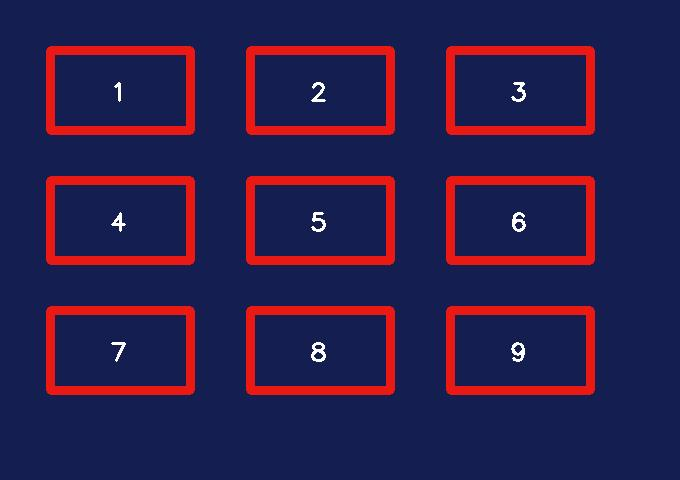
#> input picture .codex-task-0559/w2/test_geometry_preflight_applie0/49a17aa9-7eb1-4a5f-a410-1dddaacb8fef/00000000.jpg, 680 x 480 px
$ python -i panels.py   (imports and definitions only)   (older library calls are emulated)
#> lines starting #> are read from the running program, lines starting #| are printed output that depends on the picture; after the words box and inside, x2 and y2 are one past the last pixel; in counts of white or black regions, pixels touching at a corner belong together
"""Board-panel candidates for the screen-layout v3 engine.

A 3 x 3 results screen always renders its boards on a saturated blue (bottom)
to green (top) background.  Panels are the non-background "holes" inside the
screen.  Detections are deliberately conservative; the layout model later
predicts every panel that is missed here.
"""

from __future__ import annotations

from dataclasses import dataclass
from typing import Any

import cv2
import numpy as np
from numpy.typing import NDArray

FloatArray = NDArray[np.float64]
Image = NDArray[np.uint8]


@dataclass(frozen=True, slots=True)
class PanelCandidate:
    """One panel quad (TL, TR, BR, BL) in working-image pixels."""

    quad: FloatArray
    width: float
    height: float
    center: FloatArray
    template_match: bool = False


def background_mask(bgr: Image) -> Image:
    hsv = cv2.cvtColor(bgr, cv2.COLOR_BGR2HSV)
    hue = hsv[..., 0].astype(np.int32)
    sat = hsv[..., 1].astype(np.int32)
    val = hsv[..., 2].astype(np.int32)
    blue = (hue >= 95) & (hue <= 135) & (sat >= 80) & (val >= 40)
    green = (hue >= 40) & (hue < 95) & (sat >= 60) & (val >= 35)
    mask = (blue | green).astype(np.uint8) * 255
    return np.asarray(
        cv2.morphologyEx(
            mask, cv2.MORPH_OPEN, cv2.getStructuringElement(cv2.MORPH_ELLIPSE, (5, 5))
        ),
        dtype=np.uint8,
    )


# [25 lines left out: functions order_quad, _quad_from_contour, _quad_size, not called in this run]


def screen_hull(bgr: Image) -> NDArray[np.int32] | None:
    """Convex hull of the thick screen-background regions (thin LED strips removed)."""

    height, width = bgr.shape[:2]
    mask = background_mask(bgr)
    kernel = cv2.getStructuringElement(cv2.MORPH_RECT, (max(width // 80, 3),) * 2)
    thick = cv2.morphologyEx(mask, cv2.MORPH_OPEN, kernel)
    count, labels, stats, _ = cv2.connectedComponentsWithStats(thick)
    keep = [k for k in range(1, count) if stats[k, cv2.CC_STAT_AREA] >= 0.004 * height * width]
    if not keep:
        return None
    points = np.column_stack(np.nonzero(np.isin(labels, keep)))[:, ::-1].astype(np.int32)
    return np.asarray(cv2.convexHull(points), dtype=np.int32)


# [130 lines left out: functions detect_panels, _consistent_sizes, texture_map, quad_texture, _edge_map, expand_by_template, not called in this run]

>>> import cv2
>>> picture = cv2.imread('../../../../../../.codex-task-0559/w2/test_geometry_preflight_applie0/49a17aa9-7eb1-4a5f-a410-1dddaacb8fef/00000000.jpg')
#> picture is the input picture: shape (480, 680, 3); mean B, G, R 74.8, 30.2, 44
>>> result = screen_hull(picture)
#> in background_mask, `hsv = cv2.cvtColor(bgr, cv2.COLOR_BGR2HSV)`: hsv: shape (480, 680, 3); mean H, S, V 109.6, 194.5, 96.1
#> in background_mask, `hue = hsv[..., 0].astype(np.int32)`:
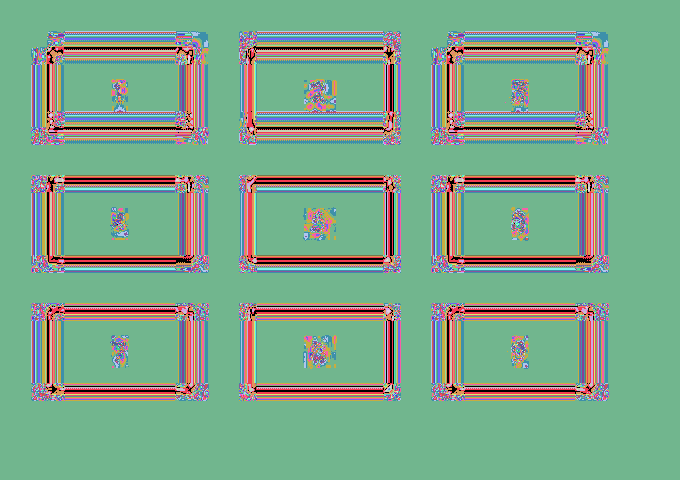
#> hue: shape (480, 680) int32; 115 distinct labels, from 0 to 179; one colour per label, 0 black
#> in background_mask, `sat = hsv[..., 1].astype(np.int32)`:
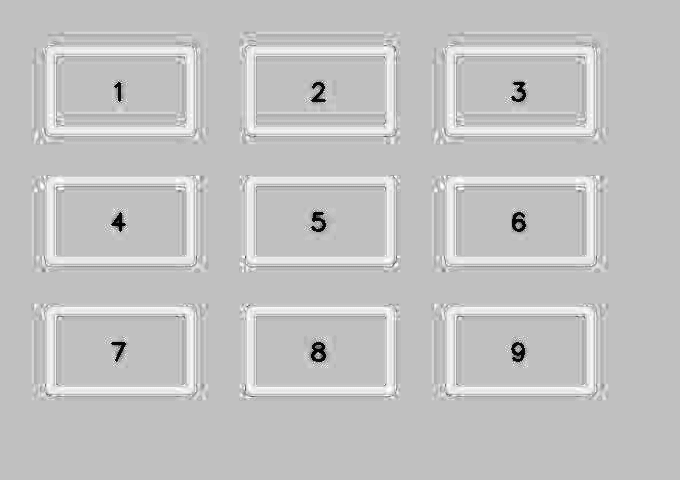
#> sat: shape (480, 680) int32; min 0, max 255, mean 194.5
#> in background_mask, `val = hsv[..., 2].astype(np.int32)`:
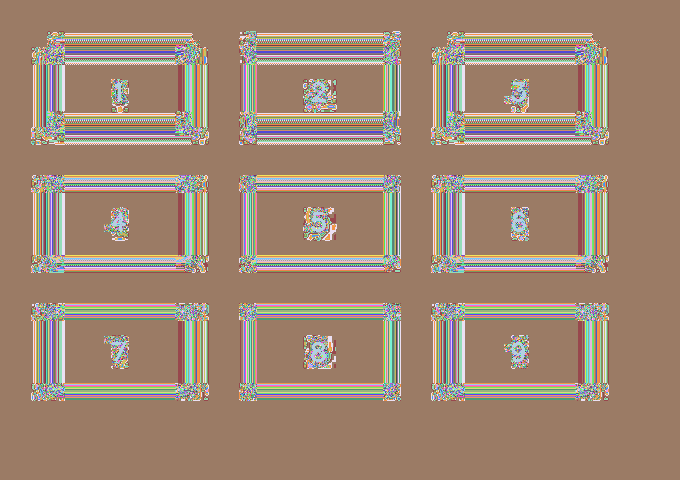
#> val: shape (480, 680) int32; 223 distinct labels, from 18 to 255; one colour per label, 0 black
#> in background_mask, `blue = (hue >= 95) & (hue <= 135) & (sat >= 80) & (val >= 40)`:
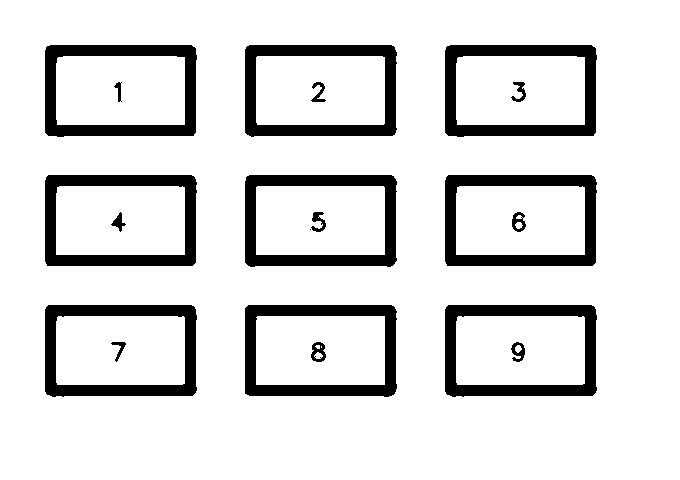
#> blue: shape (480, 680) bool; 86.3% white; 19 black regions (1 under 20 px), largest, box (x1, y1, x2, y2) and area: (45, 45, 197, 137) 4850, (445, 45, 597, 137) 4850, (45, 305, 197, 397) 4842
#> in background_mask, `green = (hue >= 40) & (hue < 95) & (sat >= 60) & (val >= 35)`: green: shape (480, 680) bool; every value is 0
#> in background_mask, `return np.asarray( cv2.morphologyEx( mask, cv2.MORPH_OPEN, cv2.getStru..`:
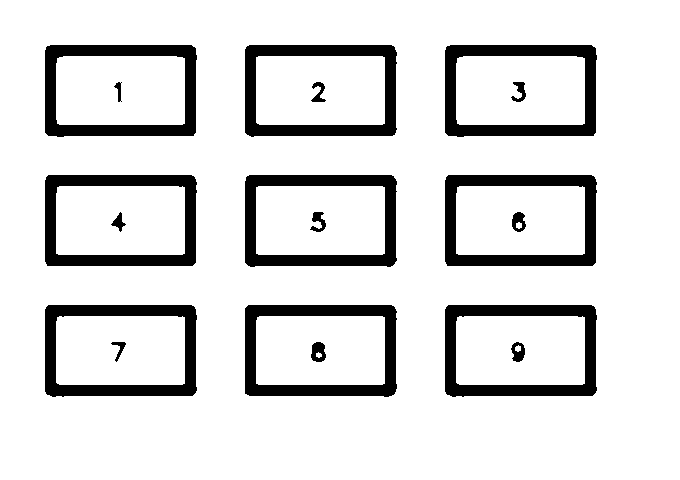
#> returned value: shape (480, 680); 86.2% white; 18 black regions, largest, box (x1, y1, x2, y2) and area: (45, 45, 197, 137) 4857, (445, 45, 597, 137) 4857, (45, 305, 197, 397) 4846
#> in screen_hull, `thick = cv2.morphologyEx(mask, cv2.MORPH_OPEN, kernel)`:
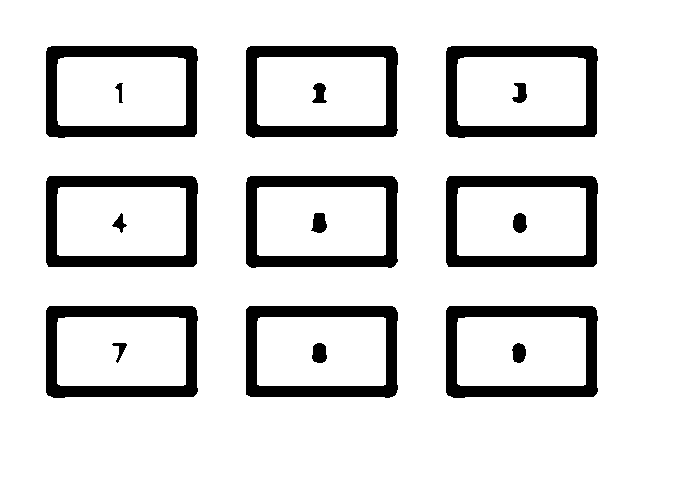
#> thick: shape (480, 680); 86.1% white; 18 black regions, largest, box (x1, y1, x2, y2) and area: (46, 46, 198, 138) 4857, (446, 46, 598, 138) 4857, (46, 306, 198, 398) 4856
#> in screen_hull, `count, labels, stats, _ = cv2.connectedComponentsWithStats(thick)`:
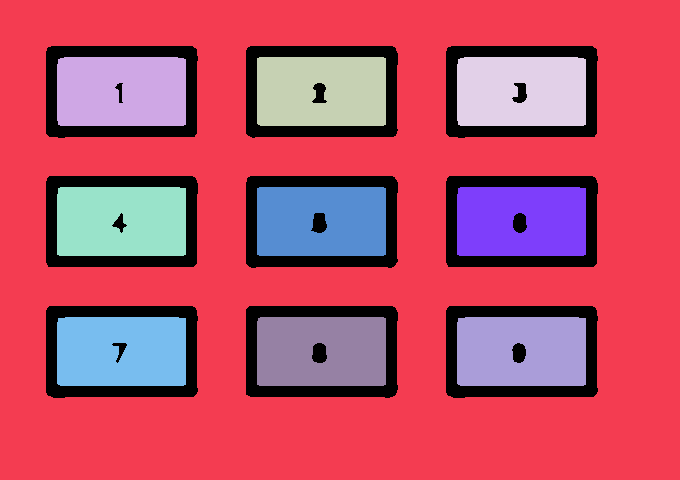
#> labels: shape (480, 680) int32; 11 distinct labels, from 0 to 10; one colour per label, 0 black
#> in screen_hull, `count, labels, stats, _ = cv2.connectedComponentsWithStats(thick)`: count = 11; stats = [[46, 46, 552, 352, 45264], [0, 0, 680, 480, 202847], [57, 57, 129, 69, 8790], [257, 57, 129, 69, 8691], [457, 57, 129, 69, 8673], [57, 187, 129, 69, 8759], [257, 187, 129, 69, 8653], [457, 187, 129, 69, 8659], [57, 317, 129, 69, 8764], [257, 317, 129, 69, 8644], [457, 317, 129, 69, 8656]]
#> in screen_hull, `keep = [k for k in range(1, count) if stats[k, cv2.CC_STAT_AREA] >= 0...`: keep = [1, 2, 3, 4, 5, 6, 7, 8, 9, 10]
#> in screen_hull, `points = np.column_stack(np.nonzero(np.isin(labels, keep)))[:, ::-1].a..`: points = 281136 pairs, first value 0 to 679, second value 0 to 479
#> result = [[679, 479], [0, 479], [0, 0], [679, 0]]
